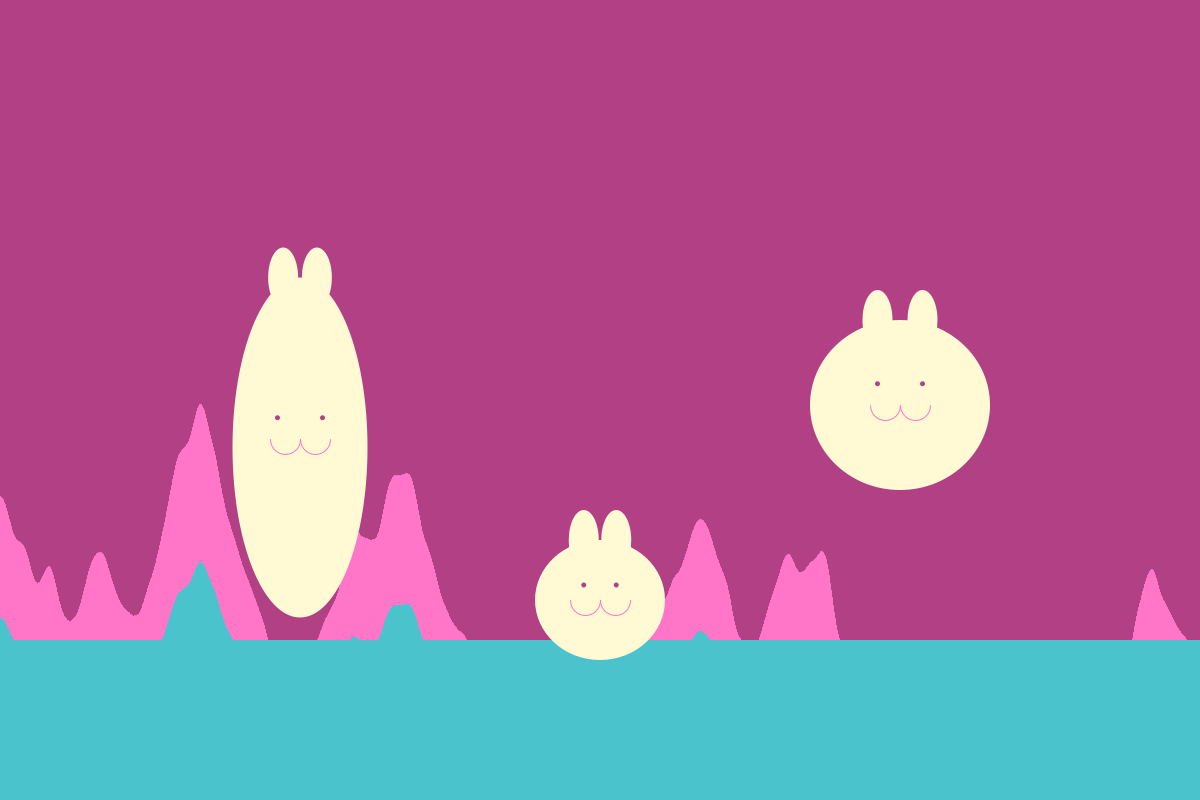
Frame 1 (no input)
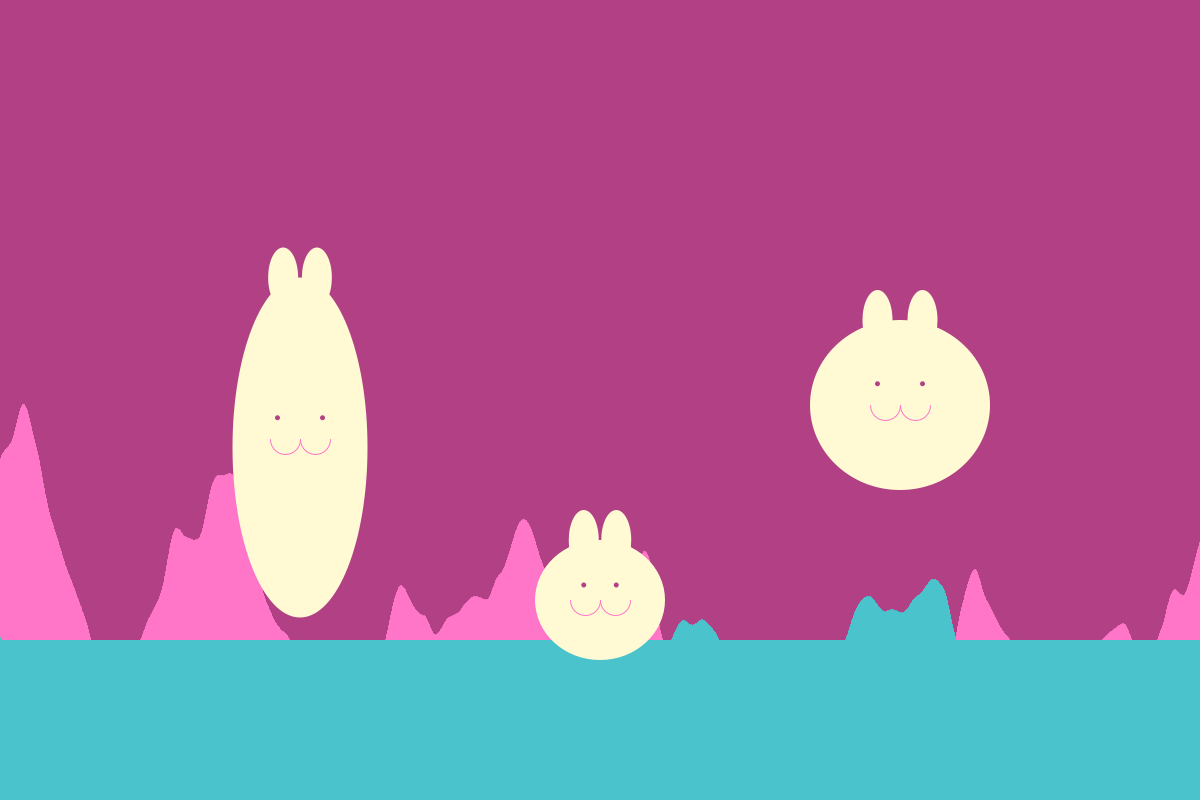
Frame 60 (the mouse pressed at the canvas centre just before this capture)
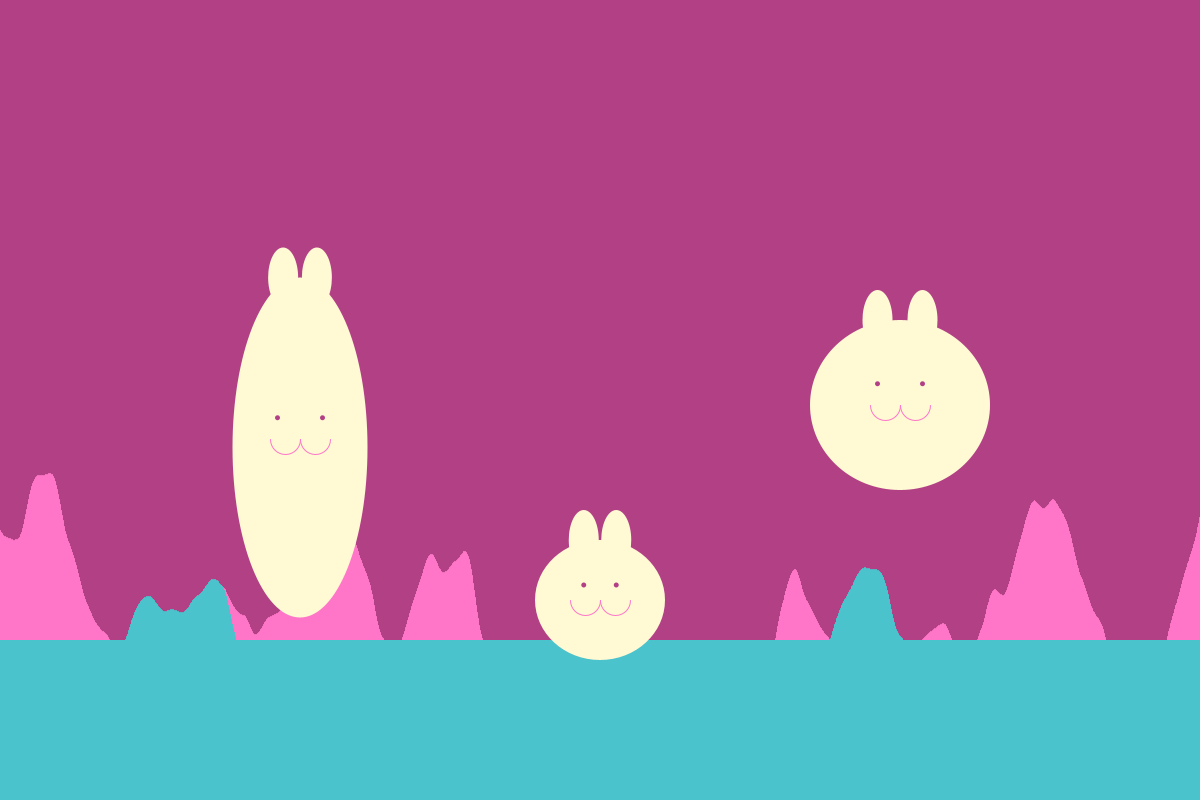
Frame 120 (the mouse held since frame 60 and released just before this capture)

The Processing sketch that drew these frames (run headless with seeded random() and noise(); from frame 60 on, the mouse is pressed at the canvas centre):

// Processing sketch: hw05
// ── hw05.pde
/*
hw05.pde
Author: Mindy Ruan
Summary: 3 bouncy lads going on a trip
*/

Lad[] lads = new Lad[3];
// for scrolling terrains
float offset, offset2;

void setup() {
  size(1200, 800);
  noStroke();
  rectMode(CENTER);
  // Add 3 Lads to the squad
  lads[0] = new Lad(0, 200, 130, 120, 0);
  lads[1] = new Lad(300, 175, 180, 170, 5);
  lads[2] = new Lad(-300, 175, 180, 170, 3);
}

void draw() {
  // Purple background
  background(#B24085);
  
  // Scrolling terrains in background
  for (int i = 0; i < width; i++) {
    // Pink terrain
    stroke(#FF76C8);
    line(i, height, i, height - noise((i+offset)*0.01) * 500);
    // Teal terrain in front of pink, scrolls faster
    stroke(#4AC3CC);
    line(i, height, i, height - noise((i+offset2)*0.01) * 300);
  }
  offset += 3;
  offset2 += 12;
  
  // Ground - Teal rectangle
  noStroke();
  fill(#4AC3CC);
  rect(width/2, height, width, 320);
  
  // Animate the lads
  for (int i = 0; i < lads.length; i++) {
    lads[i].animate();
  }
}

// ── Lad.pde
public class Lad {
  // Initial positions x,y at frame 0
  public float posX, posY;
  // Initial width, height at frame 0
  public float sizeX, sizeY;
  // Frame offset- first frame to start animation
  // 0 = default starting frame
  public int frameOff = 0;
  
  // Empty constructor: default values
  public Lad() {}
  
  // Lad constructor
  // float pX: frame 0 position X
  // float pY: frame 0 position Y
  // float sX: frame 0 size X (width)
  // float sY: frame 0 size y (height)
  // int f: starting frame
  public Lad(float pX, float pY, float sX, float sY, int f) {
    posX = pX;
    posY = pY;
    sizeX = sX;
    sizeY = sY;
    frameOff = f;
  }
  
  // Draws the body (body + ears)
  // float pX: body center position X
  // float pY: body center position Y
  // float sX: size X (width)
  // float sY: size y (height)
  public void drawBody(float pX, float pY, float sX, float sY) {
    // Pale yellow
    fill(#FFF9D4);
    noStroke();
    // body - ellipse
    ellipse(pX, pY, sX, sY);
    // ears - 2 ellipses
    // ears near top of body, same size for all lads
    ellipse(pX-sX/8, pY-sY/2, 30, 60);
    ellipse(pX+sX/8, pY-sY/2, 30, 60);
  }
  
  // Draws the face (eyes and mouth)
  // float pX: face center position X
  // float pY: face center position Y
  public void drawFace(float pX, float pY) {
    // Purple eyes - 2 ellipses
    fill(#B24085);
    ellipse(pX-sizeX/8, pY-sizeY/8, 5, 5);
    ellipse(pX+sizeX/8, pY-sizeY/8, 5, 5);
    noFill();
    // Pink mouth - 2 arcs
    stroke(#FF76C8);
    arc(pX-15, pY, 30, 30, 0, PI);
    arc(pX+15, pY, 30, 30, 0, PI);
  }
  
  // Animates bounce
  public void animate() {
    // Current frame (between 0-9)
    int frame = (frameOff + frameCount) % 10;
    
    pushMatrix();
    // Translate, center is (0, 0)
    translate(width/2, height/2);
    
    // What to draw for each frame
    // Frame 0-2: neutral, on ground (3 frames)
    // Frame 3-4: stretched, going up (2 frames)
    // Frame 5-7: neutral, in air (3 frames)
    // Frame 8-9: stretched, going down (2 frames)
    if (frame >= 0 && frame <= 2) {
      drawBody(posX, posY, sizeX, sizeY);
      drawFace(posX, posY);
    } else if (frame >= 3 && frame <= 4) {
      drawBody(posX, posY-3*sizeY/4, 3*sizeX/4, sizeY*2);
      // face towards top of body
      drawFace(posX, posY-4*sizeY/5);
    } else if (frame >= 5 && frame <= 7) {
      drawBody(posX, posY-sizeY, sizeX, sizeY);
      drawFace(posX, posY-sizeY);
    } else {
      drawBody(posX, posY-3*sizeY/4, 3*sizeX/4, sizeY*2);
      // face towards bottom of body
      drawFace(posX, posY-2*sizeY/4);
    }
    popMatrix();
  }
}
